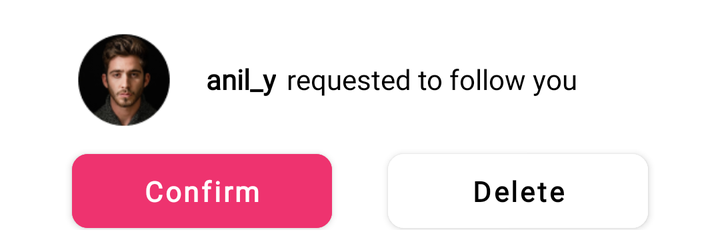
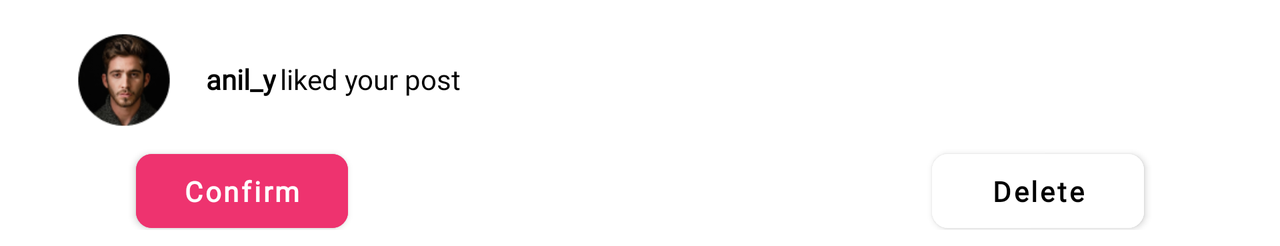

Compare how this app lays out the same screen by default and in its alternative resource folder. The renders come first, then the two layout files and the values they reference.
<!-- AndroidManifest.xml: application theme Theme.Connect -->
<!-- res/layout/request_items.xml -->
<?xml version="1.0" encoding="utf-8"?>
<androidx.constraintlayout.widget.ConstraintLayout
    xmlns:android="http://schemas.android.com/apk/res/android"
    xmlns:app="http://schemas.android.com/apk/res-auto"
    xmlns:tools="http://schemas.android.com/tools"
    android:layout_width="match_parent"
    android:layout_height="115dp"
    android:layout_marginStart="16dp"
    android:layout_marginEnd="16dp"
    android:layout_marginBottom="8dp">

    <com.google.android.material.imageview.ShapeableImageView
        android:id="@+id/requestingProfile"
        android:layout_width="48dp"
        android:layout_height="48dp"
        android:scaleType="centerCrop"
        android:src="@drawable/circle_image"
        android:layout_marginTop="16dp"
        android:layout_marginStart="22dp"
        app:layout_constraintStart_toStartOf="parent"
        app:layout_constraintTop_toTopOf="parent"
        app:shapeAppearance="@style/ShapeAppearance.App.CircleImageView" />

    <TextView
        android:id="@+id/user2"
        android:layout_width="wrap_content"
        android:layout_height="wrap_content"
        android:text="anil_y"
        android:fontFamily="@font/open_sans"
        android:textColor="@color/black"
        android:textSize="14sp"
        android:textStyle="bold"
        android:layout_marginTop="30dp"
        android:layout_marginStart="17dp"
        android:layout_marginEnd="27dp"
        app:layout_constraintStart_toEndOf="@+id/requestingProfile"
        app:layout_constraintTop_toTopOf="parent" />

    <TextView
        android:id="@+id/textView3"
        android:layout_width="wrap_content"
        android:layout_height="wrap_content"
        android:layout_marginStart="2dp"
        android:layout_marginTop="30dp"
        android:text=" requested to follow you"
        android:textSize="14sp"
        android:fontFamily="@font/open_sans"
        android:textColor="@color/black"
        app:layout_constraintStart_toEndOf="@+id/user2"
        app:layout_constraintTop_toTopOf="parent" />

    <com.google.android.material.button.MaterialButton
        android:id="@+id/confirmBtn"
        android:layout_width="130dp"
        android:layout_height="49dp"
        android:layout_marginStart="20dp"
        android:fontFamily="@font/open_sans"
        android:layout_marginTop="22dp"
        android:layout_marginEnd="201dp"
        android:backgroundTint="#EE336F"
        android:clickable="true"
        android:enabled="true"
        android:focusable="true"
        android:text="Confirm"
        android:textAllCaps="false"
        android:textColor="@color/white"
        android:textSize="14sp"
        android:textStyle="bold"
        app:cornerRadius="8dp"
        app:layout_constraintStart_toStartOf="parent"
        app:layout_constraintTop_toBottomOf="@+id/user2" />

    <com.google.android.material.button.MaterialButton
        android:id="@+id/deleteBtn"
        android:layout_width="130dp"
        android:layout_height="49dp"
        android:layout_marginStart="201dp"
        android:layout_marginEnd="20dp"
        android:layout_marginTop="22dp"
        android:backgroundTint="@color/white"
        android:clickable="true"
        android:fontFamily="@font/open_sans"
        android:enabled="true"
        android:focusable="true"
        android:text="Delete"
        android:textAllCaps="false"
        android:textColor="@color/black"
        android:textSize="14sp"
        android:textStyle="bold"
        app:cornerRadius="8dp"
        app:layout_constraintEnd_toEndOf="parent"
        app:layout_constraintTop_toBottomOf="@+id/user2" />

</androidx.constraintlayout.widget.ConstraintLayout>
<!-- resources referenced by this layout -->
<resources>
  <color name="black">#FF000000</color>
  <color name="white">#FFFFFFFF</color>
  <!-- drawable circle_image: png bitmap (drawable, 10680 bytes) -->
  <style name="ShapeAppearance.App.CircleImageView" parent="">
          <item name="cornerFamily">rounded</item>
          <item name="cornerSize">50%</item>
      </style>
  <style name="Theme.Connect" parent="Theme.MaterialComponents.Light.NoActionBar">
          
          <item name="colorPrimary">@color/purple_500</item>
          <item name="colorPrimaryVariant">@color/black</item>
          <item name="colorOnPrimary">@color/white</item>
          
          <item name="colorSecondary">@color/teal_200</item>
          <item name="colorSecondaryVariant">@color/teal_700</item>
          <item name="colorOnSecondary">@color/black</item>
          
          <item name="android:statusBarColor" tools:targetApi="l">?attr/colorPrimaryVariant</item>
          
          <item name="android:navigationBarColor">@color/black</item>
      </style>
  <color name="purple_500">#FF6200EE</color>
  <color name="teal_200">#FF03DAC5</color>
  <color name="teal_700">#FF018786</color>
</resources>
<!-- res/layout-land/request_items.xml (the repository's variant of the layout above) -->
<!-- drawn on the phone turned sideways -->
<?xml version="1.0" encoding="utf-8"?>
<androidx.constraintlayout.widget.ConstraintLayout
    xmlns:android="http://schemas.android.com/apk/res/android"
    xmlns:app="http://schemas.android.com/apk/res-auto"
    xmlns:tools="http://schemas.android.com/tools"
    android:layout_width="match_parent"
    android:layout_height="115dp"
    android:layout_marginStart="16dp"
    android:layout_marginEnd="16dp"
    android:layout_marginBottom="8dp">

    <com.google.android.material.imageview.ShapeableImageView
        android:id="@+id/requestingProfile"
        android:layout_width="48dp"
        android:layout_height="48dp"
        android:scaleType="centerCrop"
        android:src="@drawable/circle_image"
        android:layout_marginTop="16dp"
        android:layout_marginStart="22dp"
        app:layout_constraintStart_toStartOf="parent"
        app:layout_constraintTop_toTopOf="parent"
        app:shapeAppearance="@style/ShapeAppearance.App.CircleImageView" />

    <TextView
        android:id="@+id/user2"
        android:layout_width="wrap_content"
        android:layout_height="wrap_content"
        android:text="anil_y"
        android:fontFamily="@font/open_sans"
        android:textColor="@color/black"
        android:textSize="14sp"
        android:textStyle="bold"
        android:layout_marginTop="30dp"
        android:layout_marginStart="17dp"
        android:layout_marginEnd="27dp"
        app:layout_constraintStart_toEndOf="@+id/requestingProfile"
        app:layout_constraintTop_toTopOf="parent" />

    <TextView
        android:id="@+id/textView3"
        android:layout_width="wrap_content"
        android:layout_height="wrap_content"
        android:layout_marginStart="2dp"
        android:layout_marginTop="30dp"
        android:text="liked your post"
        android:textSize="14sp"
        android:fontFamily="@font/open_sans"
        android:textColor="@color/black"
        app:layout_constraintStart_toEndOf="@+id/user2"
        app:layout_constraintTop_toTopOf="parent" />

    <com.google.android.material.button.MaterialButton
        android:id="@+id/confirmBtn"
        android:layout_width="match_parent"
        android:layout_height="49dp"
        android:layout_marginStart="52dp"
        android:layout_marginTop="22dp"
        android:layout_marginEnd="450dp"
        android:backgroundTint="#EE336F"
        android:clickable="true"
        android:fontFamily="@font/open_sans"
        android:enabled="true"
        android:focusable="true"
        android:text="Confirm"
        android:textAllCaps="false"
        android:textColor="@color/white"
        android:textSize="14sp"
        android:textStyle="bold"
        app:cornerRadius="8dp"
        app:layout_constraintEnd_toEndOf="parent"
        app:layout_constraintStart_toStartOf="parent"
        app:layout_constraintTop_toBottomOf="@+id/user2" />

    <com.google.android.material.button.MaterialButton
        android:id="@+id/deleteBtn"
        android:layout_width="match_parent"
        android:layout_height="49dp"
        android:layout_marginStart="450dp"
        android:layout_marginEnd="52dp"
        android:layout_marginTop="22dp"
        android:backgroundTint="@color/white"
        android:clickable="true"
        android:enabled="true"
        android:focusable="true"
        android:fontFamily="@font/open_sans"
        android:text="Delete"
        android:textAllCaps="false"
        android:textColor="@color/black"
        android:textSize="14sp"
        android:textStyle="bold"
        app:cornerRadius="8dp"
        app:layout_constraintEnd_toEndOf="parent"
        app:layout_constraintStart_toEndOf="@+id/confirmBtn"
        app:layout_constraintTop_toBottomOf="@+id/user2" />

</androidx.constraintlayout.widget.ConstraintLayout>
